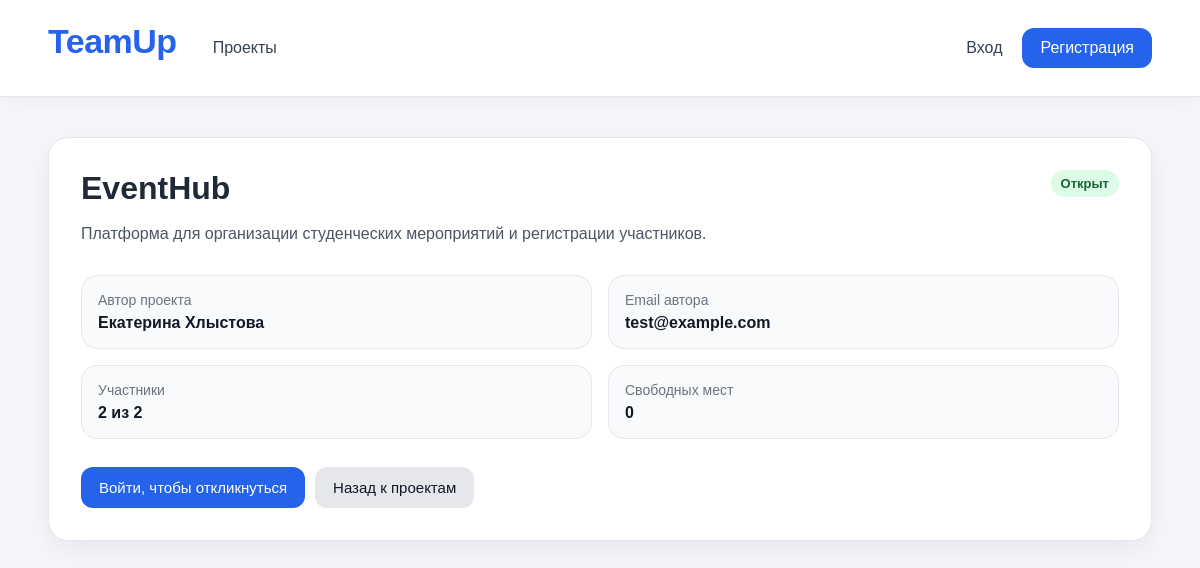
The app's page /projects/6 with its own data.
### app/models/project.py (models this page shows)
class Project(Base):
    __tablename__ = "projects"
    id: Mapped[int] = mapped_column(primary_key=True)
    title: Mapped[str] = mapped_column(String(255), nullable=False)
    description: Mapped[str] = mapped_column(String(1000), nullable=False)
    status: Mapped[str] = mapped_column(String(50), default="draft", nullable=False)
    max_participants: Mapped[int] = mapped_column(Integer, nullable=False, default=1)
    owner_id: Mapped[int] = mapped_column(ForeignKey("users.id"), nullable=False)
    owner = relationship("User", back_populates="projects")
    applications = relationship("Application", back_populates="project")

### app/models/user.py (models this page shows)
class User(Base):
    __tablename__ = "users"
    id: Mapped[int] = mapped_column(primary_key=True)
    first_name: Mapped[str] = mapped_column(String(255), nullable=False)
    last_name: Mapped[str] = mapped_column(String(255), nullable=False)
    email: Mapped[str] = mapped_column(String(255), unique=True, nullable=False)
    password: Mapped[str] = mapped_column(String(255), nullable=False)
    role: Mapped[str] = mapped_column(String(50), default="user", nullable=False)
    projects = relationship("Project", back_populates="owner")
    applications = relationship("Application", back_populates="user")

### app/api/projects.py (the view)
@router.get("/projects/{project_id}")
async def project_detail(
    project_id: int,
    request: Request,
    session: AsyncSession = Depends(get_session),
):
    project_repository = ProjectRepository(session)
    project_service = ProjectService(project_repository)
    project = await project_service.get_project_by_id(project_id)
    if not project:
        return RedirectResponse(
            url="/projects?message=Проект не найден",
            status_code=303,
        )
    user_id = request.session.get("user_id")
    user_name = request.session.get("user_name")
    user_email = request.session.get("user_email")
    user_role = request.session.get("user_role")
    accepted_count = project_service.get_accepted_count(project)
    free_slots = project_service.get_free_slots(project)
    already_applied = False
    if user_id:
        application_repository = ApplicationRepository(session)
        existing_application = await application_repository.get_by_project_and_user(
            project_id=project.id,
            user_id=user_id,
        )
        already_applied = existing_application is not None
    message = request.query_params.get("message")
    return templates.TemplateResponse(
        request=request,
        name="project_detail.html",
        context={
            "project": project,
            "user_id": user_id,
            "user_name": user_name,
            "user_email": user_email,
            "user_role": user_role,
            "accepted_count": accepted_count,
            "free_slots": free_slots,
            "already_applied": already_applied,
            "message": message,
        },
    )

### templates/project_detail.html (shortened to what this page needs)
{% extends "base.html" %}
{% block content %}
<div class="card project-detail-card">
    <div class="project-detail-header">
        <div>
            <h1 class="page-title">{{ project.title }}</h1>
            <p class="project-detail-description">
                {{ project.description }}
            </p>
        </div>
        <div class="project-detail-status">
            {% if project.status == "draft" %}
                <span class="badge badge-warning">Черновик</span>
            {% elif project.status == "open" %}
                <span class="badge badge-success">Открыт</span>
            {% elif project.status == "closed" %}
                <span class="badge badge-muted">Закрыт</span>
            {% else %}
                <span class="badge badge-muted">{{ project.status }}</span>
            {% endif %}
        </div>
    </div>
    <div class="project-detail-info">
        <div class="info-item">
            <span class="info-label">Автор проекта</span>
            <span class="info-value">
                {{ project.owner.first_name }} {{ project.owner.last_name }}
            </span>
        </div>
        <div class="info-item">
            <span class="info-label">Email автора</span>
            <span class="info-value">
                {{ project.owner.email }}
            </span>
        </div>
        <div class="info-item">
            <span class="info-label">Участники</span>
            <span class="info-value">
                {{ accepted_count }} из {{ project.max_participants }}
            </span>
        </div>
        <div class="info-item">
            <span class="info-label">Свободных мест</span>
            <span class="info-value">
                {{ free_slots }}
            </span>
        </div>
    </div>
    <div class="actions project-detail-actions">
        {% if user_id %}
            {% if user_id == project.owner_id %}
                <span class="project-owner-label">
                    Это ваш проект
                </span>
                {% if project.status == "draft" %}
                    <a href="/projects/{{ project.id }}/edit" class="button">
                        Редактировать
                    </a>
                {% endif %}
                <a href="/my-projects" class="button button-secondary">
                    Управлять проектом
                </a>
            {% elif project.status == "draft" %}
                <span class="status-label status-warning">
                    Проект ещё не открыт
                </span>
            {% elif project.status == "closed" %}
                <span class="status-label status-muted">
                    Проект закрыт
                </span>
            {% elif already_applied %}
                <span class="status-label status-warning">
                    Вы уже откликнулись
                </span>
            {% elif free_slots <= 0 %}
                <span class="badge badge-muted">
                    Мест больше нет
                </span>
            {% else %}
                <form method="post" action="/projects/{{ project.id }}/apply">
                    <button type="submit" class="button">
                        Откликнуться
                    </button>
                </form>
            {% endif %}
        {% else %}
            <a href="/login" class="button">
                Войти, чтобы откликнуться
            </a>
        {% endif %}
        <a href="/projects" class="button button-secondary">
            Назад к проектам
        </a>
    </div>
</div>
{% endblock %}

### static/css/style.css (style rules this page uses)
* { box-sizing: border-box; }
body { font-family: Arial, sans-serif; background: #f4f6fb; margin: 0; color: #1f2937 }
a { color: inherit; text-decoration: none; }
.button { display: inline-block; border: none; cursor: pointer; background: #2563eb; color: white; padding: 12px 18px; border-radius: 12px; font-size: 15px; }
.button-secondary { background: #e5e7eb; color: #111827; }
.card { background: white; border: 1px solid #e5e7eb; border-radius: 20px; padding: 24px; box-shadow: 0 8px 24px rgba(15, 23, 42, 0.06); }
.page-title { margin: 0 0 24px; font-size: 32px; }
.badge { display: inline-block; background: #eef2ff; color: #3730a3; border-radius: 999px; padding: 6px 10px; font-size: 13px; font-weight: 600; }
.badge-success { background: #dcfce7; color: #166534; }
.actions { display: flex; flex-wrap: wrap; gap: 10px; margin-top: 10px; }
.actions { display: flex; align-items: center; flex-wrap: wrap; gap: 10px; margin-top: 0; }
.project-detail-card { padding: 32px; }
.project-detail-header { display: flex; align-items: flex-start; justify-content: space-between; gap: 24px; margin-bottom: 28px; }
.project-detail-header .page-title { margin-bottom: 14px; }
.project-detail-description { margin: 0; max-width: 820px; color: #4b5563; font-size: 16px; line-height: 1.6; }
.project-detail-status { flex-shrink: 0; }
.project-detail-info { display: grid; grid-template-columns: repeat(2, minmax(0, 1fr)); gap: 16px; margin: 28px 0; }
.info-item { background: #f9fafb; border: 1px solid #e5e7eb; border-radius: 16px; padding: 16px; }
.info-label { display: block; margin-bottom: 6px; color: #6b7280; font-size: 14px; }
.info-value { color: #111827; font-size: 16px; font-weight: 700; }
.project-detail-actions { margin-top: 28px; }

### records on screen
Project: title "EventHub", description "Платформа для организации студенческих мероприятий и регистрации участников.", max_participants "2"
User: owner.first_name "Екатерина", owner.last_name "Хлыстова", owner.email "test@example.com"

### other values on screen
{{ accepted_count }} "2"
{{ free_slots }} "0"
